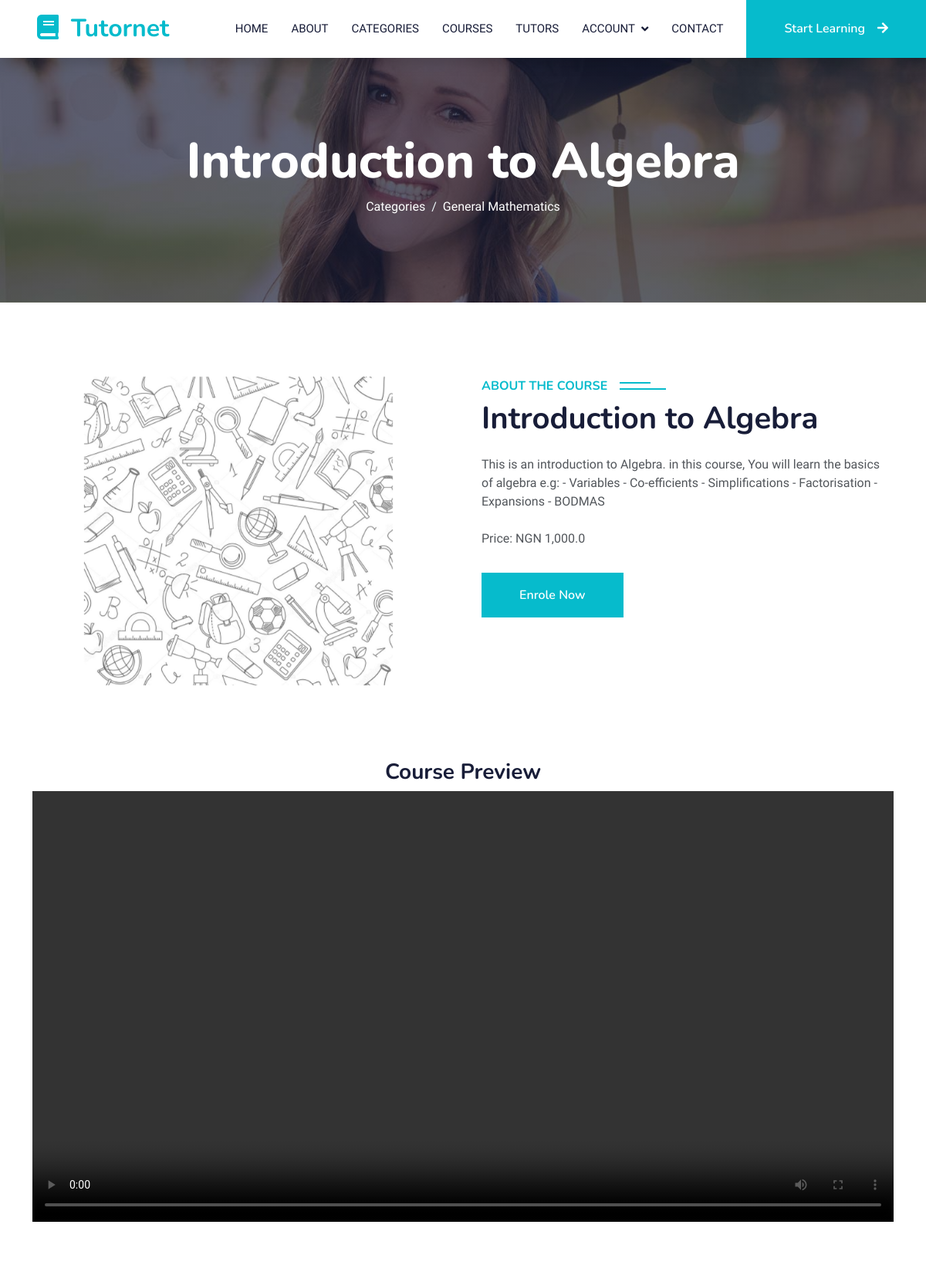
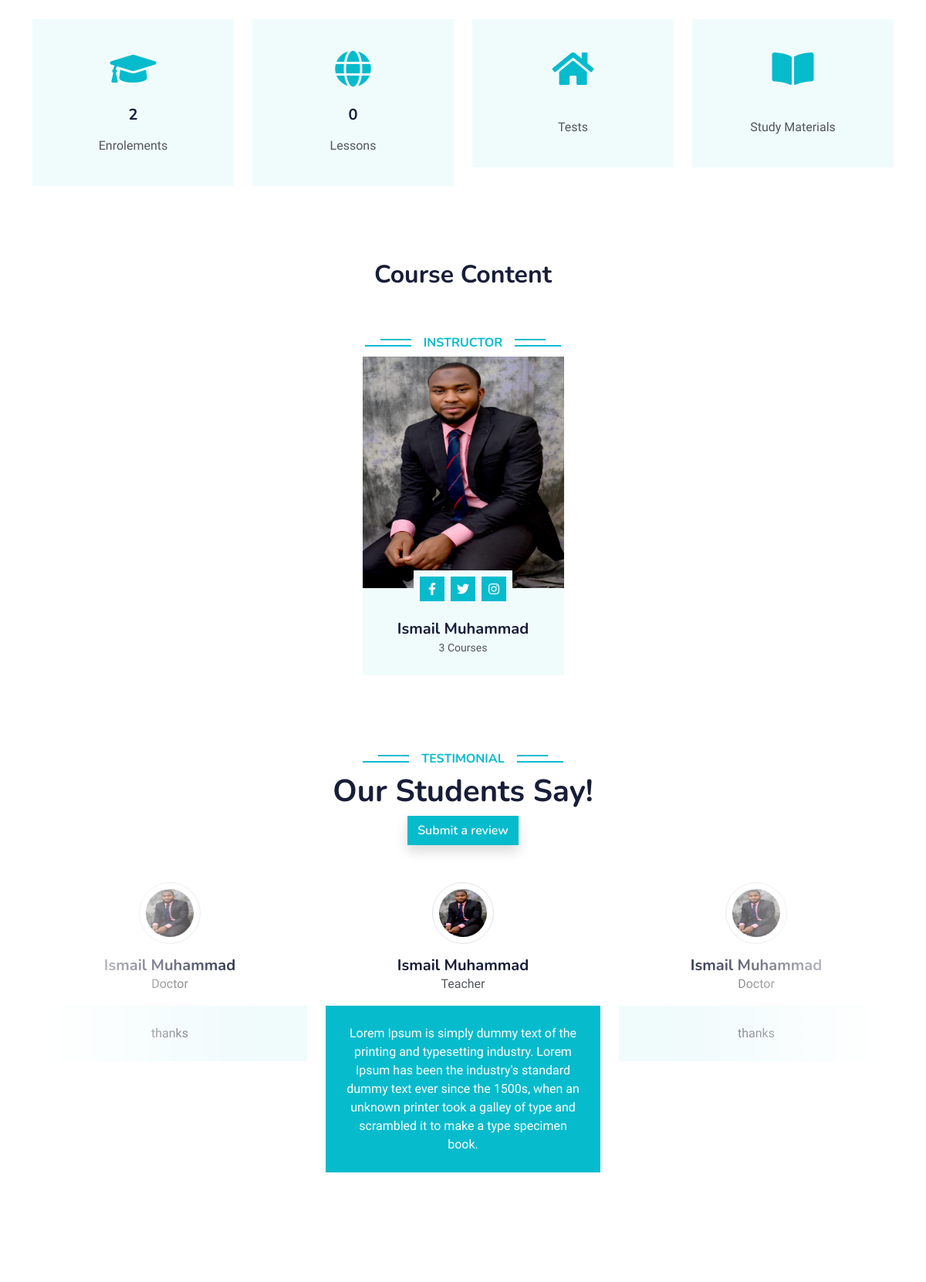
Page /courses/course/introduction-to-algebra/3 (upper part) on the committed database (2 pictures, top to bottom).
### courses/models.py (models this page shows, shortened)
class Course(models.Model):
    LANGUAGES_CHOICES = (
        ('en', 'English'),
        ('ha', 'Hausa'),
        ('yo', 'Yoruba'),
        ('ig', 'Igbo'),
        ('pcm', 'Pidgin English'),
        ('ar', 'Arabic'),
        ('sw', 'Swahili'),
        ('am', 'Amharic'),
        ('so', 'Somali'),
        ('zu', 'Zulu'),
        ('fr', 'French'),
        ('pt', 'Portuguese'),
        ('af', 'Afrikaans'),
        ('wo', 'Wolof'),
        ('om', 'Oromo'),
        ('ti', 'Tigrinya'),
        ('ber', 'Berber'),
    )
    slug = models.CharField(max_length=200, null=True, blank=True)
    title = models.CharField(max_length=100)
    price = models.FloatField()
    language = models.CharField(max_length=5, choices=LANGUAGES_CHOICES, default='en')
    description = models.TextField(default="")
    tutor = models.ForeignKey(User, on_delete=models.CASCADE, related_name="courses",  limit_choices_to={"tutor": True})
    category = models.ForeignKey( Category, on_delete=models.CASCADE, related_name='courses')
    sub_category = models.ForeignKey(SubCategory, on_delete=models.SET_NULL, related_name='courses', null=True)
    topic = models.ForeignKey(Topic, on_delete=models.SET_NULL, related_name='courses', null=True)
    cover_photo = models.ImageField(upload_to="courses")
    intoduction_video = models.URLField(null=True, blank=True)
    added_at = models.DateTimeField(auto_now_add=True)
    start_date = models.DateTimeField(null=True)

class Category(models.Model):
    name = models.CharField(max_length=200)
    cover_photo = models.ImageField(upload_to="course_categories")
    date_added = models.DateTimeField(auto_now_add=True)
    slug = models.CharField(max_length=200, null=True, blank=True)
    class Meta:
        verbose_name_plural = "Categories"
    def __str__(self) -> str:
        return self.name

class Review(models.Model):
    user = models.ForeignKey(User, null=True, on_delete=models.SET_NULL, related_name="reviews")
    profession = models.CharField(max_length=200, null=True)
    content = models.TextField()
    created_at = models.DateTimeField(auto_now_add=True)
    course = models.ForeignKey(Course, on_delete=models.SET_NULL, null=True, related_name="reviews")

### users/models.py (models this page shows, shortened)
class User(AbstractBaseUser):
    GENDER_CHOICES = [
        ("M", "Male"),
        ("F", "Female"),
    ]
    objects = UserManager()
    email = models.EmailField(
        verbose_name='email address',
        max_length=255,
        unique=True,
    )
    is_active = models.BooleanField(default=True)
    staff = models.BooleanField(default=False)
    admin = models.BooleanField(default=False)
    tutor = models.BooleanField(default=False)
    first_name = models.CharField(max_length=200, blank=True, default="")
    last_name = models.CharField(max_length=200, blank=True, default="")
    mobile_number = models.CharField(max_length=20)
    added_on = models.DateTimeField(auto_now_add=True)
    gender = models.CharField(
        max_length=1, choices=GENDER_CHOICES, blank=True, default="")
    profile_picture = models.ImageField(null=True, blank=True)
    USERNAME_FIELD = 'email'
    REQUIRED_FIELDS = []
    def get_full_name(self):
        return self.first_name + " " + self.last_name

### courses/views.py (the view)
def course_details(request, slug, id):
    course = get_object_or_404(Course, slug=slug, id=id)
    enrolelements = course.enrolements.filter(student=request.user.id, status=1)
    print(enrolelements)
    return render(request, "courses/course_details.html", context={"course": course, "enroled": len(enrolelements) != 0})

### courses/templates/courses/course_details.html (shortened to what this page needs)
{% extends 'base/base.html' %} {% load humanize %} {% load static %}  {% block content %}
<div class="container-fluid bg-primary py-5 mb-5 page-header">
    <div class="container py-5">
        <div class="row justify-content-center">
            <div class="col-lg-10 text-center">
                <h1 class="display-3 text-white animated slideInDown">{{course.title}}</h1>
                <nav aria-label="breadcrumb">
                    <ol class="breadcrumb justify-content-center">
                        <li class="breadcrumb-item">
                            <a class="text-white" href="{% url 'categories_list' %}">Categories</a>
                        </li>
                        <li class="breadcrumb-item">
                            <a class="text-white"
                                href="{% url 'category_courses_list' category_slug=course.category.slug %}">{{course.category}}</a>
                        </li>
                    </ol>
                </nav>
            </div>
        </div>
    </div>
</div>
<div class="container-xxl py-5">
    <div class="container">
        <div class="row g-5">
            <div class="col-lg-6 wow fadeInUp" data-wow-delay="0.1s" style="min-height: 400px;">
                <div class="position-relative h-100">
                    <img class="img-fluid position-absolute w-100 h-100" src="{{course.cover_photo.url}}" alt=""
                        style="object-fit: contain;" />
                </div>
            </div>
            <div class="col-lg-6 wow fadeInUp" data-wow-delay="0.3s">
                <h6 class="section-title bg-white text-start text-primary pe-3">
                    About The Course
                </h6>
                <h1 class="mb-4">{{course.title}}</h1>
                <p class="mb-4">
                    {{course.description}}
                </p>
                <div class="row gy-2 gx-4 mb-4">
                    <div class="col-sm-6">
                        <p class="mb-0">
                            Price: NGN {{course.price|intcomma}}
                        </p>
                    </div>
                </div>
                {% if enroled %}
                {% if course.started %}
                <a class="btn btn-primary py-3 px-5 mt-2" href="{% url 'learn_course_page' course_id=course.id %}">Start
                    Studying</a>
                {% else %}
                <p>You have registered for this course.</p>
                <strong>Classes starts in:</strong> {{course.start_date|naturaltime}}, on {{course.start_date}}
                {% endif %}
                {% else %}
                <a class="btn btn-primary py-3 px-5 mt-2"
                    href="{% url 'enrole_course' course_slug=course.slug course_id=course.id %}">Enrole
                    Now</a>
                {% endif %}
            </div>
        </div>
    </div>
</div>
<div class="container-xxl py-5">
    <div class="container">
        <div class="row ">
            <div class="col-12 tet-center wow fadeInUp" data-wow-delay="0.1s">
                <h3 class="text-center text-capitalize">Course Preview</h3>
            </div>
            <div class="col-12 wow fadeInUp" data-wow-delay="0.1s">
                <video width="100%" controls>
                    <source src="{{course.intoduction_video}}" type="video/mp4" />
                </video>
            </div>
        </div>
    </div>
</div>
<div class="container-xxl py-5">
    <div class="container">
        <div class="row g-4">
            <div class="col-lg-3 col-sm-6 wow fadeInUp" data-wow-delay="0.1s">
                <div class="service-item text-center pt-3">
                    <div class="p-4">
                        <i class="fa fa-3x fa-graduation-cap text-primary mb-4"></i>
                        <h5 class="mb-3">{{course.enrolements.count}}</h5>
                        <p>
                            Enrolements
                        </p>
                    </div>
                </div>
            </div>
            <div class="col-lg-3 col-sm-6 wow fadeInUp" data-wow-delay="0.3s">
                <div class="service-item text-center pt-3">
                    <div class="p-4">
                        <i class="fa fa-3x fa-globe text-primary mb-4"></i>
                        <h5 class="mb-3">{{course.modules.count}}</h5>
                        <p>
                            Lessons
                        </p>
                    </div>
                </div>
            </div>
            <div class="col-lg-3 col-sm-6 wow fadeInUp" data-wow-delay="0.5s">
                <div class="service-item text-center pt-3">
                    <div class="p-4">
                        <i class="fa fa-3x fa-home text-primary mb-4"></i>
                        <p>
                            Tests
                        </p>
                    </div>
                </div>
            </div>
            <div class="col-lg-3 col-sm-6 wow fadeInUp" data-wow-delay="0.7s">
                <div class="service-item text-center pt-3">
                    <div class="p-4">
                        <i class="fa fa-3x fa-book-open text-primary mb-4"></i>
                        <p>
                            Study Materials
                        </p>
                    </div>
                </div>
            </div>
        </div>
    </div>
</div>
<div class="container-xxl py-5">
    <div class="container">
        <div class="row g-4">
            <div class="col-12 text-center wow fadeInUp" data-wow-delay="0.1s">
                <h2>
                    Course Content
                </h2>
            </div>
        </div>
    </div>
    <div class="container-xxl py-5">
        <div class="container">
            <div class="text-center wow fadeInUp" data-wow-delay="0.1s">
                <h6 class="section-title bg-white text-center text-primary px-3">
                    Instructor
                </h6>
            </div>
            <div class="row align-items-center justify-content-center g-4">
                {% include 'courses/elements/tutor.html' with tutor=course.tutor %}
            </div>
        </div>
    </div>
    {% if course.reviews.all %}
    <div class="container-xxl py-5 wow fadeInUp" data-wow-delay="0.1s">
        <div class="container">
            <div class="text-center">
                <h6 class="section-title bg-white text-center text-primary px-3">
                    Testimonial
                </h6>
                <h1 class="mb-2">Our Students Say!</h1>
                <a class="btn btn-primary rounded shadow mb-5"
                    href="{% url 'add_new_review' %}?course_id={{course.id}}">Submit a review</a>
            </div>
            <div class="owl-carousel testimonial-carousel position-relative">
                {% for review in course.reviews.all %}
                <div class="testimonial-item text-center">
                    <img class="border rounded-circle p-2 mx-auto mb-3" src="{{review.user.profile_picture.url}}"
                        style="width: 80px; height: 80px;" />
                    <h5 class="mb-0">{{review.user.get_full_name}}</h5>
                    <p>{{review.profession}}</p>
                    <div class="testimonial-text bg-light text-center p-4">
                        <p class="mb-0 h-100 ">
                            {{review.content}}
                        </p>
                    </div>
                </div>
                {% endfor %}
            </div>
        </div>
    </div>
</div>
{% endif %}
{% endblock %}

### courses/templates/courses/elements/tutor.html
{% block tutor_card %}
<div class="col-lg-3 col-md-6 wow fadeInUp" data-wow-delay="0.1s">
    <div class="team-item bg-light">
        <div class="overflow-hidden text-center">
            <img src="{{tutor.profile_picture.url}}" height="300px" width='100%' alt="" />
        </div>
        <div class="position-relative d-flex justify-content-center" style="margin-top: -23px;">
            <div class="bg-light d-flex justify-content-center pt-2 px-1">
                <a class="btn btn-sm-square btn-primary mx-1" href=""><i class="fab fa-facebook-f"></i></a>
                <a class="btn btn-sm-square btn-primary mx-1" href=""><i class="fab fa-twitter"></i></a>
                <a class="btn btn-sm-square btn-primary mx-1" href=""><i class="fab fa-instagram"></i></a>
            </div>
        </div>
        <div class="text-center p-4">
            <h5 class="mb-0 text-capitalize">{{tutor.get_full_name}}</h5>
            <small>{{tutor.courses.count}} Courses</small>
        </div>
    </div>
</div>
{%endblock %}

### base/static/base/css/style.css (style rules this page uses)
:root { --primary: #06BBCC; --light: #F0FBFC; --dark: #181d38; }
.btn { font-family: 'Nunito', sans-serif; font-weight: 600; transition: .5s; }
.btn.btn-primary, .btn.btn-secondary { color: #FFFFFF; }
.btn-sm-square { width: 32px; height: 32px; }
.btn-square, .btn-sm-square, .btn-lg-square { padding: 0; display: flex; align-items: center; justify-content: center; font-weight: normal; border-radius: 0px; }
.page-header { background: linear-gradient(rgba(24, 29, 56, .7), rgba(24, 29, 56, .7)), url(../img/carousel-1.jpg); background-position: center center; background-repeat: no-repeat; background-size: cover; }
.breadcrumb-item + .breadcrumb-item::before { color: var(--light); }
.section-title { position: relative; display: inline-block; text-transform: uppercase; }
.section-title::before { position: absolute; content: ""; width: calc(100% + 80px); height: 2px; top: 4px; left: -40px; background: var(--primary); z-index: -1; }
.section-title::after { position: absolute; content: ""; width: calc(100% + 120px); height: 2px; bottom: 5px; left: -60px; background: var(--primary); z-index: -1; }
.section-title.text-start::before { width: calc(100% + 40px); left: 0; }
.section-title.text-start::after { width: calc(100% + 60px); left: 0; }
.service-item { background: var(--light); transition: .5s; }
.service-item * { transition: .5s; }
.team-item img { transition: .5s; }
.testimonial-carousel::before { position: absolute; content: ""; top: 0; left: 0; height: 100%; width: 0; background: linear-gradient(to right, rgba(255, 255, 255, 1) 0%, rgba(255, 255, 255, 0) 100%); z-index: 1; }
.testimonial-carousel::after { position: absolute; content: ""; top: 0; right: 0; height: 100%; width: 0; background: linear-gradient(to left, rgba(255, 255, 255, 1) 0%, rgba(255, 255, 255, 0) 100%); z-index: 1; }
@media (min-width: 768px) { .testimonial-carousel::before, .testimonial-carousel::after { width: 200px; } }
@media (min-width: 992px) { .testimonial-carousel::before, .testimonial-carousel::after { width: 300px; } }
.testimonial-carousel .owl-item .testimonial-text, .testimonial-carousel .owl-item.center .testimonial-text * { transition: .5s; }
.testimonial-carousel .owl-item.center .testimonial-text { background: var(--primary) !important; }
.testimonial-carousel .owl-item.center .testimonial-text * { color: #FFFFFF !important; }

### rows in the picture
Course: title "Introduction to Algebra", category "General Mathematics", cover_photo (picture), description "This is an introduction to Algebra. in this course, You will learn the basics of algebra e.g: - Variables - Co-efficients - Simplifications - Factorisation - Expansions - BODMAS", price "1,000.0", enrolements.count "2", modules.count "0"
User: profile_picture (picture), get_full_name "Ismail Muhammad", courses.count "3"
Review: user.profile_picture (picture), user.get_full_name "Ismail Muhammad", profession "Teacher", content "Lorem Ipsum is simply dummy text of the printing and typesetting industry. Lorem Ipsum has been the industry's standard dummy text ever since the 1500s, when an unknown printer took a galley of type and scrambled it to make a type specimen book."
Review: user.profile_picture (picture), user.get_full_name "Ismail Muhammad", profession "Doctor", content "thanks"
